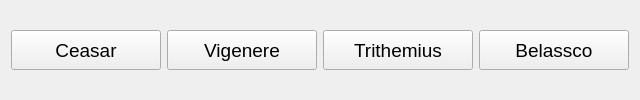
            <widget class="QWidget" name="page">
             <layout class="QGridLayout" name="gridLayout_5">
              <item row="0" column="0">
               <widget class="QPushButton" name="btn_TT_Ceasar">
                <property name="minimumSize">
                 <size>
                  <width>150</width>
                  <height>40</height>
                 </size>
                </property>
                <property name="maximumSize">
                 <size>
                  <width>200</width>
                  <height>40</height>
                 </size>
                </property>
                <property name="font">
                 <font>
                  <pointsize>14</pointsize>
                 </font>
                </property>
                <property name="cursor">
                 <cursorShape>PointingHandCursor</cursorShape>
                </property>
                <property name="text">
                 <string>Ceasar</string>
                </property>
               </widget>
              </item>
              <item row="0" column="1">
               <widget class="QPushButton" name="btn_TT_Vigenere">
                <property name="minimumSize">
                 <size>
                  <width>150</width>
                  <height>40</height>
                 </size>
                </property>
                <property name="maximumSize">
                 <size>
                  <width>200</width>
                  <height>40</height>
                 </size>
                </property>
                <property name="font">
                 <font>
                  <pointsize>14</pointsize>
                 </font>
                </property>
                <property name="cursor">
                 <cursorShape>PointingHandCursor</cursorShape>
                </property>
                <property name="text">
                 <string>Vigenere</string>
                </property>
               </widget>
              </item>
              <item row="0" column="2">
               <widget class="QPushButton" name="btn_TT_Trithemius">
                <property name="minimumSize">
                 <size>
                  <width>150</width>
                  <height>40</height>
                 </size>
                </property>
                <property name="maximumSize">
                 <size>
                  <width>200</width>
                  <height>40</height>
                 </size>
                </property>
                <property name="font">
                 <font>
                  <pointsize>14</pointsize>
                 </font>
                </property>
                <property name="cursor">
                 <cursorShape>PointingHandCursor</cursorShape>
                </property>
                <property name="text">
                 <string>Trithemius</string>
                </property>
               </widget>
              </item>
              <item row="0" column="3">
               <widget class="QPushButton" name="btn_TT_Belassco">
                <property name="minimumSize">
                 <size>
                  <width>150</width>
                  <height>40</height>
                 </size>
                </property>
                <property name="maximumSize">
                 <size>
                  <width>200</width>
                  <height>40</height>
                 </size>
                </property>
                <property name="font">
                 <font>
                  <pointsize>14</pointsize>
                 </font>
                </property>
                <property name="cursor">
                 <cursorShape>PointingHandCursor</cursorShape>
                </property>
                <property name="text">
                 <string>Belassco</string>
                </property>
               </widget>
              </item>
             </layout>
            </widget>
